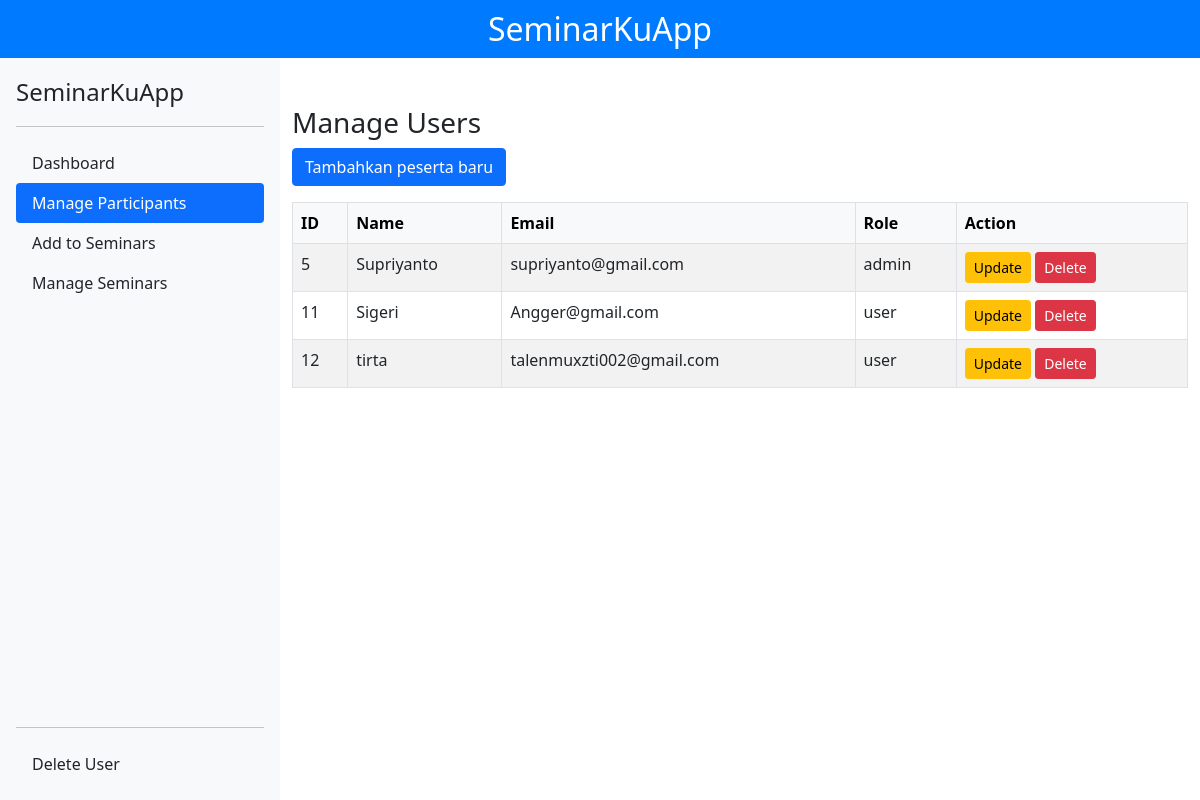
/Admin/ManageUser.php, run on the app's committed database.
### tables this page shows
CREATE TABLE `users` (
  `id` int(11) NOT NULL,
  `username` varchar(100) NOT NULL,
  `email` varchar(100) NOT NULL,
  `password` varchar(255) NOT NULL,
  `created_at` timestamp NOT NULL DEFAULT current_timestamp(),
  `role` varchar(30) NOT NULL
);

### Admin/ManageUser.php (the view, shortened to what this page needs)
<?php
include('../config/conn.php');
$sql = "SELECT * FROM users";
$result = $conn->query($sql);
?>
<!doctype html>
<html lang="en">
  <head>
    <link href="https://cdn.jsdelivr.net/npm/bootstrap@5.0.2/dist/css/bootstrap.min.css" rel="stylesheet">
    <link rel="stylesheet" href="../asset/style.css">
  </head>
  <body>
    <div class="topbar">
      <h2 class="text-center">SeminarKuApp</h2>
    </div>
    <div class="wrapper">
      <div class="d-flex flex-column flex-shrink-0 p-3 bg-light" style="width: 280px;">
          <a href="/" class="d-flex align-items-center mb-3 mb-md-0 me-md-auto link-dark text-decoration-none">
            <span class="fs-4">SeminarKuApp</span>
          </a>
          <hr>
          <ul class="nav nav-pills flex-column mb-auto">
            <li class="nav-item">
              <a href="dashboardAdmin.php" class="nav-link link-dark">
                Dashboard
              </a>
            </li>
            <li>
              <a href="ManageUser.php" class="nav-link active" aria-current="page">
                Manage Participants
              </a>
            </li>
            <li>
              <a href="AddParticipan.php" class="nav-link link-dark">
                Add to Seminars
              </a>
            </li>
            <li>
              <a href="seminars.php" class="nav-link link-dark">
                Manage Seminars
              </a>
            </li>
          </ul>
          <hr>
          <ul class="nav flex-column">
            <li>
              <a href="deletecUser.php" class="nav-link link-dark">
                Delete User
              </a>
            </li>
          </ul>
      </div>
      <div class="container mt-5">
        <h3>Manage Users</h3>
        <button type="button" class="btn btn-primary" data-bs-toggle="modal" data-bs-target="#myModal">
          Tambahkan peserta baru
        </button>
        <table class="table table-striped table-bordered mt-3">
          <thead class="table-light">
            <tr>
              <th>ID</th>
              <th>Name</th>
              <th>Email</th>
              <th>Role</th>
              <th>Action</th>
            </tr>
          </thead>
          <tbody>
            <?php
            if ($result->num_rows > 0) {
                while ($row = $result->fetch_assoc()) {
                    echo "<tr>";
                    echo "<td>" . $row['id'] . "</td>";
                    echo "<td>" . $row['username'] . "</td>";
                    echo "<td>" . $row['email'] . "</td>";
                    echo "<td>" . $row['role'] . "</td>";
                    echo "<td>
                            <button class='btn btn-warning btn-sm' data-bs-toggle='modal' data-bs-target='#updateModal" . $row['id'] . "'>Update</button>
                            <a href='../config/DeleteUser.php?id=" . $row['id'] . "' class='btn btn-danger btn-sm'>Delete</a>
                          </td>";
                    echo "</tr>";
                }
            } else {
                echo "<tr><td colspan='5' class='text-center'>No users found</td></tr>";
            }
            ?>
          </tbody>
        </table>
      </div>
    </div>
  </body>
</html>

### asset/style.css (style rules this page uses)
body { display: flex; min-height: 100vh; flex-direction: column; }
.wrapper { display: flex; flex-grow: 1; }
.topbar { background-color: #007bff; color: white; padding: 10px; }
.topbar h2 { margin: 0; }

### data on the page
users: id "5", username "Supriyanto", email "supriyanto@gmail.com", role "admin"
users: id "11", username "Sigeri", email "Angger@gmail.com", role "user"
users: id "12", username "tirta", email "talenmuxzti002@gmail.com", role "user"
